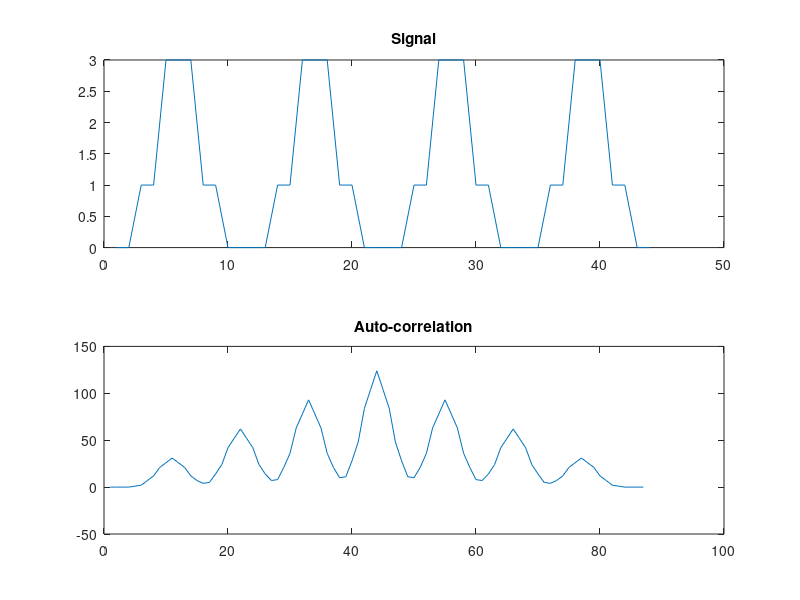

Write MATLAB code to recreate this figure.
t = 0:1:10;
s1 = t>=2 & t<=8;
s2 = (t>=4 & t<=6)*(2);

x = s1+s2;
x = [x x x x];
subplot(2,1,1);
plot(x);
title("Signal")
r = xcorr(x);
subplot(2,1,2);
plot(r);
title("Auto-correlation");

% maxim = -1;
% indx = -1;
% for i=1:length(r)
%     if r(1,i) > maxim
%         maxim = r(1,i);
%         indx = i;
%     end
% end
% disp(r)
% disp(answ)
%disp(indx-40-1);
% subplot(3,1,3);
% plot(-40:1:40,r);
% title("Correlation");
% xlim([1 n+(n2-1)]);
% title("Built in");
% 
% subplot(4,1,4);
% stem(answ,'filled');
% xlim([1 n+(n2-1)]);
% title("Signal");
